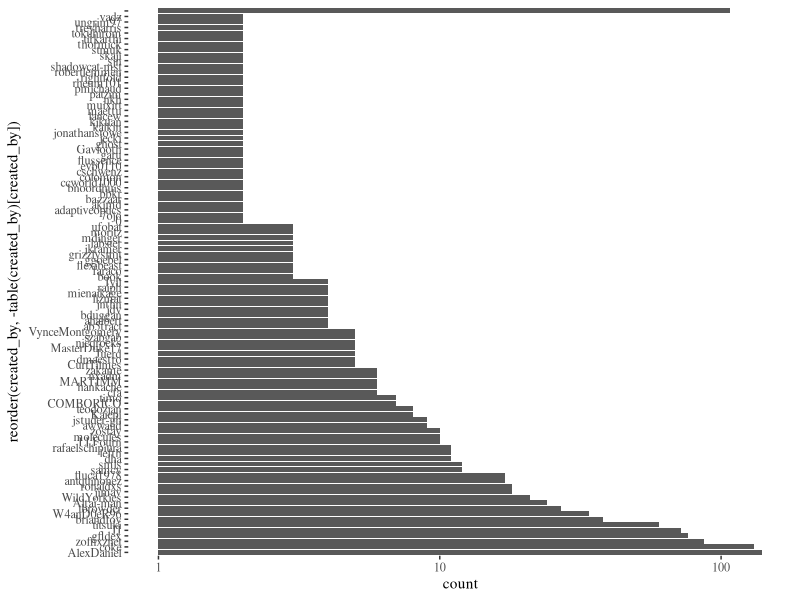
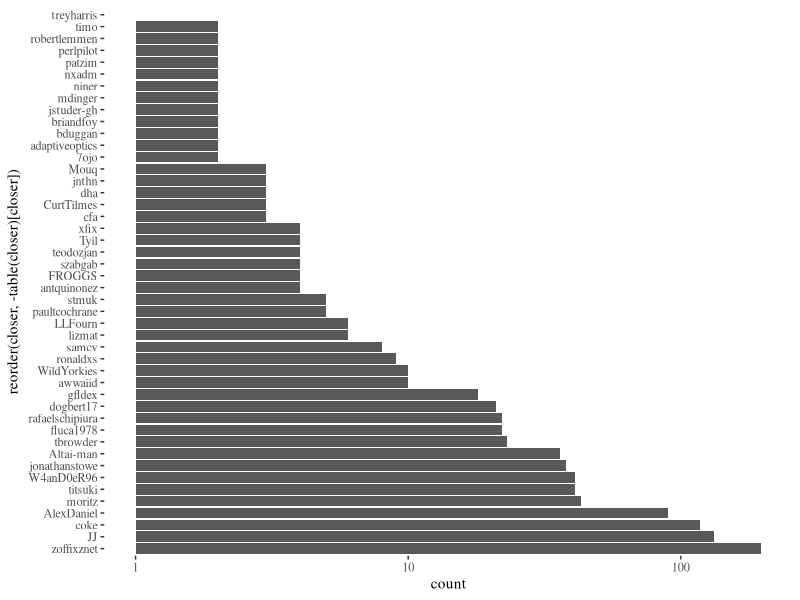

These charts were generated, in order, by the following R code: (Note: this script raises an error after producing the figures.)
library(ggplot2)
library(ggthemes)

data <- read.csv("../data/issues.csv")
opens.gt.1 <- data[data$created_by %in%  names( table(data$created_by)[table(data$created_by) > 1]),]
ggplot(opens.gt.1,aes(x=reorder(created_by,-table(created_by)[created_by])))+geom_bar()+scale_y_log10()+ coord_flip()+theme_tufte()
closes.gt.1 <- data[data$closer %in%  names( table(data$closer)[table(data$closer) > 1]),]
closes.gt.1 <- closes.gt.1[closes.gt.1$state == " closed",]
ggplot(closes.gt.1,aes(x=reorder(closer,-table(closer)[closer])))+geom_bar()+scale_y_log10()+ coord_flip()+theme_tufte()

mi.data <- read.csv("../data/commits-tpf.csv")
data.april <-  mi.data[mi.data$Month == "2018-04-01T00:00:00",]
ggplot(data.april, aes(x=Authors,y=Commits))
